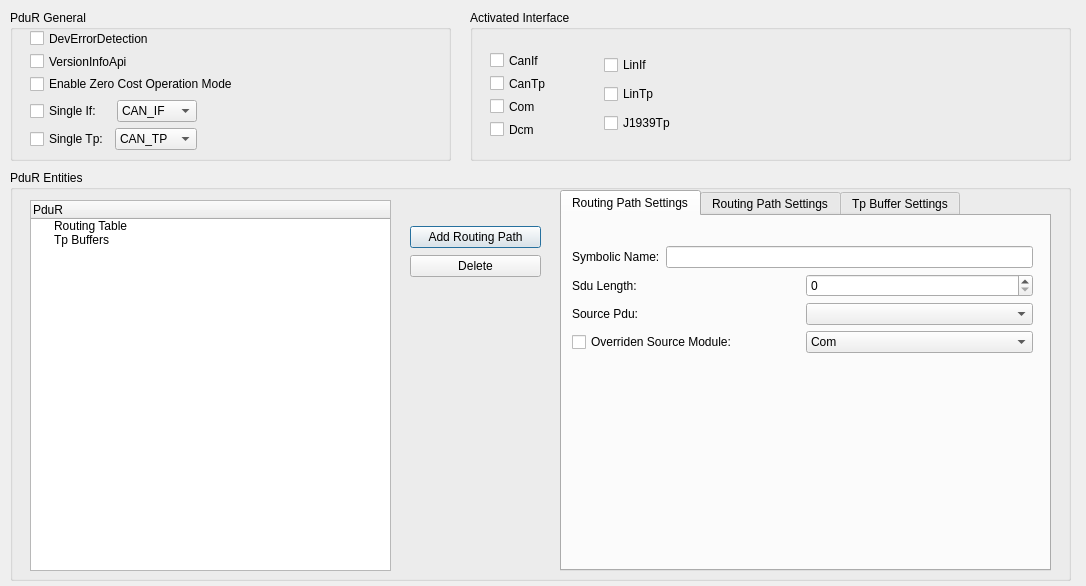
<?xml version="1.0" encoding="UTF-8"?>
<ui version="4.0">
 <class>cd_pdur</class>
 <widget class="QDialog" name="cd_pdur">
  <property name="geometry">
   <rect>
    <x>0</x>
    <y>0</y>
    <width>1086</width>
    <height>586</height>
   </rect>
  </property>
  <property name="windowTitle">
   <string>Pdu Router</string>
  </property>
  <widget class="QGroupBox" name="groupBox_2">
   <property name="geometry">
    <rect>
     <x>10</x>
     <y>170</y>
     <width>1061</width>
     <height>411</height>
    </rect>
   </property>
   <property name="maximumSize">
    <size>
     <width>16777214</width>
     <height>16777215</height>
    </size>
   </property>
   <property name="title">
    <string>PduR Entities</string>
   </property>
   <widget class="QTreeWidget" name="trPduRCfg">
    <property name="geometry">
     <rect>
      <x>20</x>
      <y>30</y>
      <width>361</width>
      <height>371</height>
     </rect>
    </property>
    <column>
     <property name="text">
      <string>PduR</string>
     </property>
    </column>
    <item>
     <property name="text">
      <string>Routing Table</string>
     </property>
    </item>
    <item>
     <property name="text">
      <string>Tp Buffers</string>
     </property>
    </item>
   </widget>
   <widget class="QTabWidget" name="tabCfg">
    <property name="geometry">
     <rect>
      <x>550</x>
      <y>20</y>
      <width>491</width>
      <height>381</height>
     </rect>
    </property>
    <property name="maximumSize">
     <size>
      <width>16777215</width>
      <height>16777214</height>
     </size>
    </property>
    <property name="currentIndex">
     <number>0</number>
    </property>
    <widget class="QWidget" name="tab">
     <attribute name="title">
      <string>Routing Path Settings</string>
     </attribute>
     <widget class="QWidget" name="layoutWidget">
      <property name="geometry">
       <rect>
        <x>10</x>
        <y>30</y>
        <width>461</width>
        <height>108</height>
       </rect>
      </property>
      <layout class="QVBoxLayout" name="verticalLayout_3">
       <item>
        <layout class="QHBoxLayout" name="horizontalLayout_2">
         <item>
          <widget class="QLabel" name="label">
           <property name="text">
            <string>Symbolic Name:</string>
           </property>
          </widget>
         </item>
         <item>
          <widget class="QLineEdit" name="leSrcName"/>
         </item>
        </layout>
       </item>
       <item>
        <layout class="QHBoxLayout" name="horizontalLayout_3">
         <item>
          <widget class="QLabel" name="label_2">
           <property name="text">
            <string>Sdu Length:</string>
           </property>
          </widget>
         </item>
         <item>
          <widget class="QSpinBox" name="spbxSduLength"/>
         </item>
        </layout>
       </item>
       <item>
        <layout class="QHBoxLayout" name="horizontalLayout_4">
         <item>
          <widget class="QLabel" name="label_3">
           <property name="text">
            <string>Source Pdu:</string>
           </property>
          </widget>
         </item>
         <item>
          <widget class="QComboBox" name="cmbxSrcPdu"/>
         </item>
        </layout>
       </item>
       <item>
        <layout class="QHBoxLayout" name="horizontalLayout_5">
         <item>
          <widget class="QCheckBox" name="cbxSrcModule">
           <property name="text">
            <string>Overriden Source Module:</string>
           </property>
          </widget>
         </item>
         <item>
          <widget class="QComboBox" name="cmbxSrcModule">
           <item>
            <property name="text">
             <string>Com</string>
            </property>
           </item>
           <item>
            <property name="text">
             <string>Dcm</string>
            </property>
           </item>
           <item>
            <property name="text">
             <string>CanIf</string>
            </property>
           </item>
           <item>
            <property name="text">
             <string>CanTp</string>
            </property>
           </item>
           <item>
            <property name="text">
             <string>LinIf</string>
            </property>
           </item>
           <item>
            <property name="text">
             <string>LinTp</string>
            </property>
           </item>
           <item>
            <property name="text">
             <string>FrIf</string>
            </property>
           </item>
           <item>
            <property name="text">
             <string>FrTp</string>
            </property>
           </item>
          </widget>
         </item>
        </layout>
       </item>
      </layout>
     </widget>
    </widget>
    <widget class="QWidget" name="tab_2">
     <attribute name="title">
      <string>Routing Path Settings</string>
     </attribute>
     <widget class="QWidget" name="layoutWidget">
      <property name="geometry">
       <rect>
        <x>10</x>
        <y>30</y>
        <width>461</width>
        <height>108</height>
       </rect>
      </property>
      <layout class="QVBoxLayout" name="verticalLayout_4">
       <item>
        <layout class="QHBoxLayout" name="horizontalLayout_6">
         <item>
          <widget class="QLabel" name="label_4">
           <property name="text">
            <string>Symbolic Name:</string>
           </property>
          </widget>
         </item>
         <item>
          <widget class="QLineEdit" name="leDstName"/>
         </item>
        </layout>
       </item>
       <item>
        <layout class="QHBoxLayout" name="horizontalLayout_7">
         <item>
          <widget class="QCheckBox" name="cbxDataProvision">
           <property name="text">
            <string>Data Provision</string>
           </property>
          </widget>
         </item>
         <item>
          <widget class="QComboBox" name="cmbxDataProvision">
           <item>
            <property name="text">
             <string>DIRECT</string>
            </property>
           </item>
           <item>
            <property name="text">
             <string>TRIGGER_TRANSMIT</string>
            </property>
           </item>
          </widget>
         </item>
        </layout>
       </item>
       <item>
        <layout class="QHBoxLayout" name="horizontalLayout_8">
         <item>
          <widget class="QLabel" name="label_6">
           <property name="text">
            <string>Destination Pdu:</string>
           </property>
          </widget>
         </item>
         <item>
          <widget class="QComboBox" name="cmbxDstPdu"/>
         </item>
        </layout>
       </item>
       <item>
        <layout class="QHBoxLayout" name="horizontalLayout_9">
         <item>
          <widget class="QCheckBox" name="cbxDstModule">
           <property name="text">
            <string>Overriden Destinatione Module:</string>
           </property>
          </widget>
         </item>
         <item>
          <widget class="QComboBox" name="cmbxDstModule">
           <item>
            <property name="text">
             <string>Com</string>
            </property>
           </item>
           <item>
            <property name="text">
             <string>Dcm</string>
            </property>
           </item>
           <item>
            <property name="text">
             <string>CanIf</string>
            </property>
           </item>
           <item>
            <property name="text">
             <string>CanTp</string>
            </property>
           </item>
           <item>
            <property name="text">
             <string>LinIf</string>
            </property>
           </item>
           <item>
            <property name="text">
             <string>LinTp</string>
            </property>
           </item>
           <item>
            <property name="text">
             <string>FrIf</string>
            </property>
           </item>
           <item>
            <property name="text">
             <string>FrTp</string>
            </property>
           </item>
          </widget>
         </item>
        </layout>
       </item>
      </layout>
     </widget>
    </widget>
    <widget class="QWidget" name="tab_3">
     <attribute name="title">
      <string>Tp Buffer Settings</string>
     </attribute>
     <widget class="QWidget" name="layoutWidget">
      <property name="geometry">
       <rect>
        <x>11</x>
        <y>31</y>
        <width>461</width>
        <height>52</height>
       </rect>
      </property>
      <layout class="QVBoxLayout" name="verticalLayout_5">
       <item>
        <layout class="QHBoxLayout" name="horizontalLayout_10">
         <item>
          <widget class="QLabel" name="label_5">
           <property name="text">
            <string>Buffer Name:</string>
           </property>
          </widget>
         </item>
         <item>
          <widget class="QLineEdit" name="leBufferName"/>
         </item>
        </layout>
       </item>
       <item>
        <layout class="QHBoxLayout" name="horizontalLayout_11">
         <item>
          <widget class="QLabel" name="label_7">
           <property name="text">
            <string>Buffer Size in Bytes</string>
           </property>
          </widget>
         </item>
         <item>
          <widget class="QSpinBox" name="spbxBufferSize"/>
         </item>
        </layout>
       </item>
      </layout>
     </widget>
    </widget>
   </widget>
   <widget class="QWidget" name="layoutWidget">
    <property name="geometry">
     <rect>
      <x>400</x>
      <y>55</y>
      <width>131</width>
      <height>54</height>
     </rect>
    </property>
    <layout class="QVBoxLayout" name="verticalLayout_2">
     <item>
      <widget class="QPushButton" name="btnAdd">
       <property name="text">
        <string>Add Routing Path</string>
       </property>
      </widget>
     </item>
     <item>
      <widget class="QPushButton" name="btnDel">
       <property name="text">
        <string>Delete</string>
       </property>
      </widget>
     </item>
    </layout>
   </widget>
  </widget>
  <widget class="QGroupBox" name="groupBox">
   <property name="geometry">
    <rect>
     <x>10</x>
     <y>10</y>
     <width>441</width>
     <height>151</height>
    </rect>
   </property>
   <property name="title">
    <string>PduR General</string>
   </property>
   <widget class="QWidget" name="layoutWidget">
    <property name="geometry">
     <rect>
      <x>20</x>
      <y>20</y>
      <width>211</width>
      <height>62</height>
     </rect>
    </property>
    <layout class="QVBoxLayout" name="verticalLayout_10">
     <item>
      <widget class="QCheckBox" name="cbxDevErr">
       <property name="text">
        <string>DevErrorDetection</string>
       </property>
      </widget>
     </item>
     <item>
      <widget class="QCheckBox" name="cbxVersionInfo">
       <property name="text">
        <string>VersionInfoApi</string>
       </property>
      </widget>
     </item>
     <item>
      <widget class="QCheckBox" name="cbxZeroCostEnable">
       <property name="text">
        <string>Enable Zero Cost Operation Mode</string>
       </property>
      </widget>
     </item>
    </layout>
   </widget>
   <widget class="QWidget" name="layoutWidget">
    <property name="geometry">
     <rect>
      <x>20</x>
      <y>90</y>
      <width>167</width>
      <height>52</height>
     </rect>
    </property>
    <layout class="QVBoxLayout" name="verticalLayout_11">
     <item>
      <layout class="QHBoxLayout" name="horizontalLayout_16">
       <item>
        <widget class="QCheckBox" name="cbxSingleIf">
         <property name="text">
          <string>Single If:</string>
         </property>
        </widget>
       </item>
       <item>
        <widget class="QComboBox" name="cmbxSingleIf">
         <item>
          <property name="text">
           <string>CAN_IF</string>
          </property>
         </item>
         <item>
          <property name="text">
           <string>LIN_IF</string>
          </property>
         </item>
        </widget>
       </item>
      </layout>
     </item>
     <item>
      <layout class="QHBoxLayout" name="horizontalLayout_17">
       <item>
        <widget class="QCheckBox" name="cbxSingleTp">
         <property name="text">
          <string>Single Tp:</string>
         </property>
        </widget>
       </item>
       <item>
        <widget class="QComboBox" name="cmbxSingleTp">
         <item>
          <property name="text">
           <string>CAN_TP</string>
          </property>
         </item>
         <item>
          <property name="text">
           <string>LIN_TP</string>
          </property>
         </item>
         <item>
          <property name="text">
           <string>J1939_TP</string>
          </property>
         </item>
        </widget>
       </item>
      </layout>
     </item>
    </layout>
   </widget>
  </widget>
  <widget class="QGroupBox" name="groupBox_3">
   <property name="geometry">
    <rect>
     <x>470</x>
     <y>10</y>
     <width>601</width>
     <height>151</height>
    </rect>
   </property>
   <property name="title">
    <string>Activated Interface</string>
   </property>
   <widget class="QWidget" name="layoutWidget">
    <property name="geometry">
     <rect>
      <x>20</x>
      <y>42</y>
      <width>221</width>
      <height>86</height>
     </rect>
    </property>
    <layout class="QHBoxLayout" name="horizontalLayout">
     <item>
      <layout class="QVBoxLayout" name="verticalLayout">
       <item>
        <widget class="QCheckBox" name="cbxCanIf">
         <property name="text">
          <string>CanIf</string>
         </property>
        </widget>
       </item>
       <item>
        <widget class="QCheckBox" name="cbxCanTp">
         <property name="text">
          <string>CanTp</string>
         </property>
        </widget>
       </item>
       <item>
        <widget class="QCheckBox" name="cbxCom">
         <property name="text">
          <string>Com</string>
         </property>
        </widget>
       </item>
       <item>
        <widget class="QCheckBox" name="cbxDcm">
         <property name="text">
          <string>Dcm</string>
         </property>
        </widget>
       </item>
      </layout>
     </item>
     <item>
      <layout class="QVBoxLayout" name="verticalLayout_9">
       <item>
        <widget class="QCheckBox" name="cbxLinIf">
         <property name="text">
          <string>LinIf</string>
         </property>
        </widget>
       </item>
       <item>
        <widget class="QCheckBox" name="cbxLinTp">
         <property name="text">
          <string>LinTp</string>
         </property>
        </widget>
       </item>
       <item>
        <widget class="QCheckBox" name="cbxJ1939Tp">
         <property name="text">
          <string>J1939Tp</string>
         </property>
        </widget>
       </item>
      </layout>
     </item>
    </layout>
   </widget>
  </widget>
 </widget>
 <resources/>
 <connections/>
</ui>
